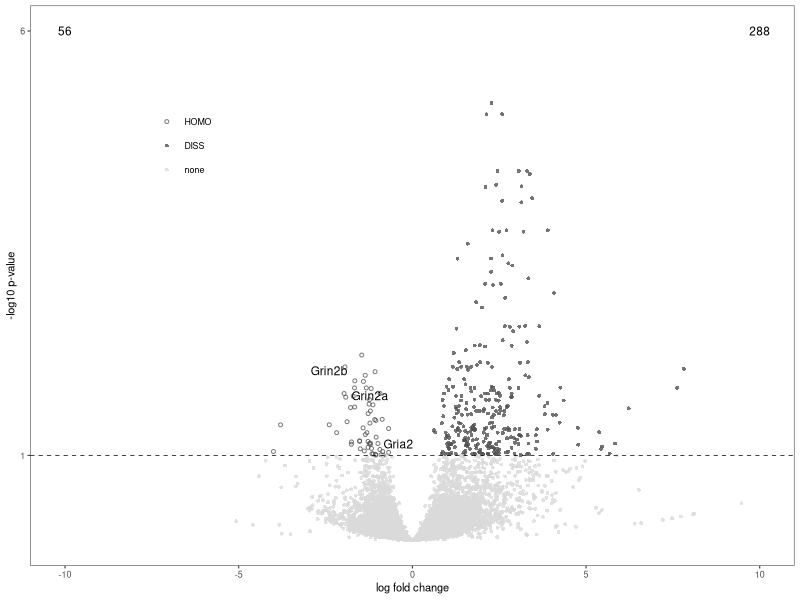
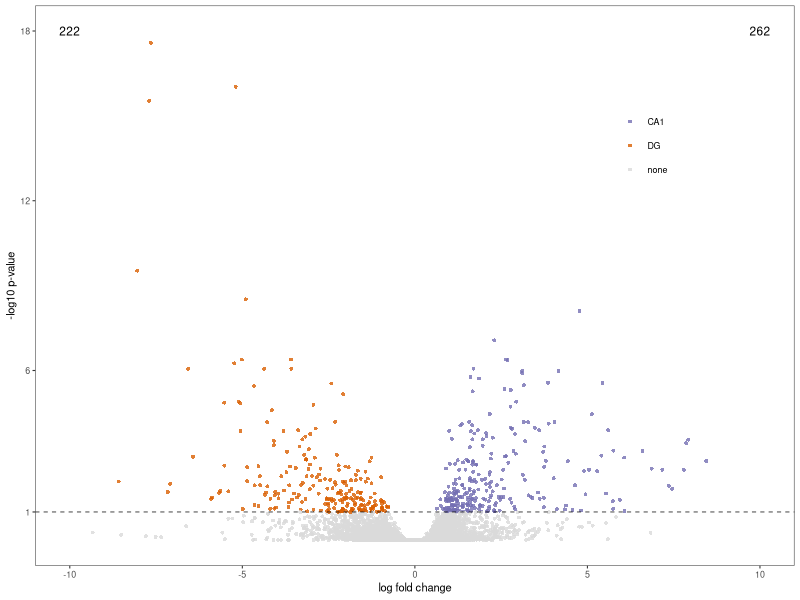
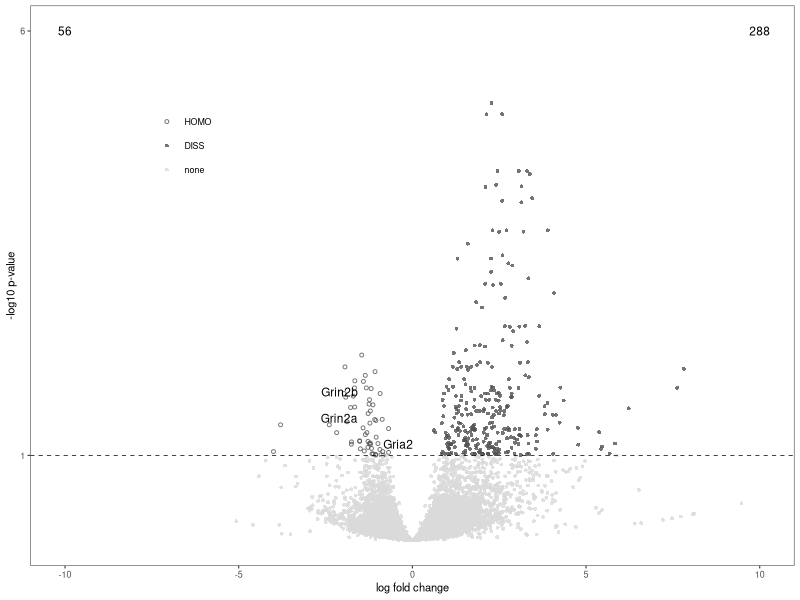
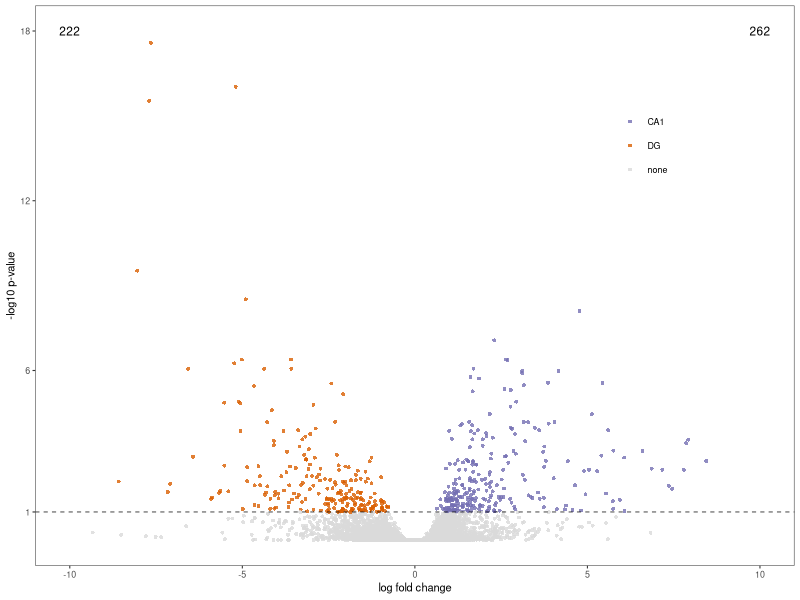

Source code (R) for these figures, in order:
## ---- chunk 1
library(ggplot2)
library(cowplot)
library(dplyr)
library(ggrepel)

# set output file for figures 
knitr::opts_chunk$set(fig.path = '../figures/02_volcanoplots/')
## ---- chunk 2
dissociation <- read.csv("../results/01_dissociation_volcanoTreatment.csv", header = T, row.names = 1)

dissociation$color <- factor(dissociation$color,
                             levels = c("HOMO", "DISS", "none"))

dissociationcolor <-  c("HOMO" = "#525252", "DISS" = "#525252", "none" = "#d9d9d9")
## ---- chunk 3
candidates <- dissociation %>%
  dplyr::filter(grepl('Ncs|Nsf|Gria|Grin|Grim|Dlg|Prkc|Camk2|Fmr1|Creb', gene)) %>%
  droplevels()
candidates <- candidates[,c(1)]
candidates

VolcanoTreatment <- function(filename, colorval){
  data <- filename
  volcanoplot <- ggplot(data, aes(x = lfc, y = pvalue)) + 
  geom_point(aes(color = factor(color), shape = factor(color)), 
             size = 1, alpha = 0.8, na.rm = T) + 
theme_bw(base_size = 8) +
    theme( legend.title = element_blank(),
        legend.position=c(.2,.75),
        panel.grid.minor=element_blank(),
        panel.grid.major=element_blank()) +
  scale_color_manual(values = colorval) +
  scale_x_continuous(name="log fold change",
                      limits = c(-10, 10)) +
  scale_y_continuous(name="-log10 p-value",
                     limits = c(0, 6),
                     breaks = c(1,6)) +
  geom_hline(yintercept = 1,  size = 0.25, linetype = 2 ) + 
  scale_shape_manual(values = c(1,16,16))  +
    
    geom_text_repel(data=filter(dissociation, gene %in% candidates & pvalue>1),
                    aes(label=gene), size = 3,
                    box.padding = unit(0.25, 'lines'),
                    point.padding = unit(0.5, 'lines'))  +
  
    annotate("text", label = "56", x = -10, y = 6, size = 3, color = "black") + 
    annotate("text", label = "288", x = 10, y = 6, size = 3, color = "black")
  
  plot(volcanoplot)
  
  myfile = paste("../figures/02_volcanoplots/Treatment_", substitute(filename), ".pdf", sep="")
  pdf(file = myfile, width=3, height=3)
  plot(volcanoplot)
  dev.off()
}

VolcanoTreatment(dissociation, dissociationcolor)
## ---- chunk 4
dissociation <- read.csv("../results/01_dissociation_volcanoCA1DG.csv", header = T, row.names = 1)

VolcanoCA1DG <- function(filename){
  data <- filename
  volcanoplot2 <- ggplot(data, aes(x = lfc, y = pvalue)) + 
  geom_point(aes(color = factor(color), shape = factor(color)), 
             size = 1, alpha = 0.8, na.rm = T) + 
theme_bw(base_size = 8) +
  theme(legend.title=element_blank(),
        legend.position=c(.8,.75),
        panel.grid.minor=element_blank(),
        panel.grid.major=element_blank()) + 
    
  scale_color_manual(values = c("CA1" = "#7570b3",
                                "DG" = "#d95f02", 
                                "none" = "#d9d9d9")) +   
  scale_x_continuous(name="log fold change",
                     limits = c(-10, 10)) +
  scale_y_continuous(name="-log10 p-value",
                     limits = c(0, 18),
                     breaks = c(1,6,12,18)) +
  geom_hline(yintercept = 1,  size = 0.25, linetype = 2 ) + 
  scale_shape_manual(values = c(16,16,16)) +
  
      annotate("text", label = "222", x = -10, y = 18, size = 3, color = "black") + 
    annotate("text", label = "262", x = 10, y = 18, size = 3, color = "black")
  
  plot(volcanoplot2)
  myfile = paste("../figures/02_volcanoplots/CA1DG_", substitute(filename), ".pdf", sep="")
  pdf(file = myfile, width=3, height=3)
  plot(volcanoplot2)
  dev.off()
}

VolcanoCA1DG(dissociation)
## ---- chunk 5

c <- ggdraw() + draw_image("../figures/02_volcanoplots/CA1DG_dissociation.pdf", scale = 1)
d <- ggdraw() + draw_image("../figures/02_volcanoplots/Treatment_dissociation.pdf", scale = 1)

cowplot <- plot_grid( c, d,  nrow = 1, rel_widths = c(1, 1),
           labels = c('C', 'D'), align = 'h')

cowplot

pdf("../figures/02_volcanoplots/cowplot.pdf", width=6, height=3)
print(cowplot)
dev.off()

## ---- chunk 6

ab <- ggdraw() + draw_image("../figures/01_dissociationtest/cowplot.pdf", scale = 1)
cd <- ggdraw() + draw_image("../figures/02_volcanoplots/cowplot.pdf", scale = 1)


cowplot <- plot_grid( ab, cd,  nrow = 2, rel_widths = c(1, 1), align = 'h')

cowplot

pdf("../figures/fig1.pdf", width=6, height=3)
print(cowplot)
dev.off()
